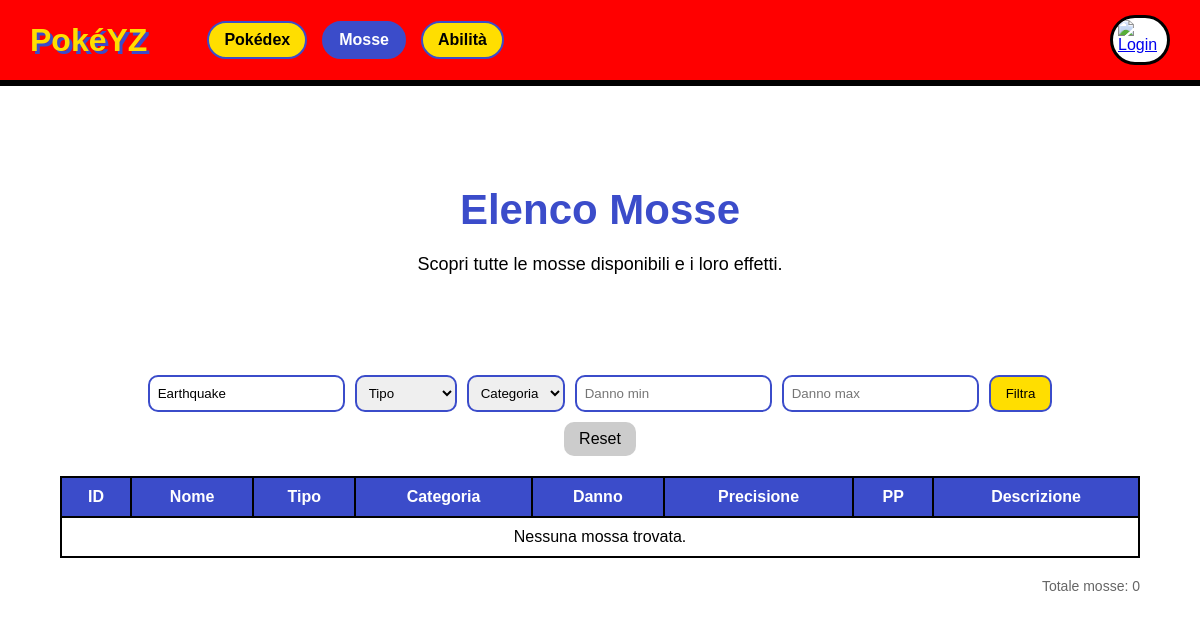
The app's page /mosse.php?nome=Earthquake, older data.
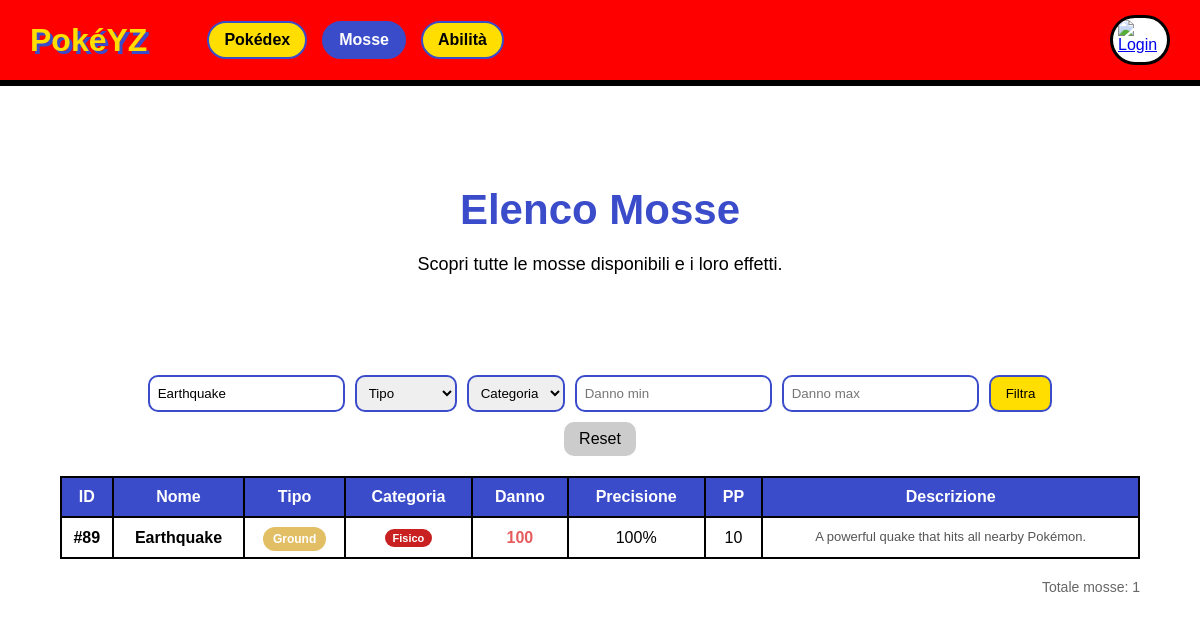
The same page, newer data.
### tables this page shows
CREATE TABLE `mossa` (
  `id_mossa` int(11) NOT NULL,
  `nome` varchar(30) NOT NULL,
  `descrizione` text DEFAULT NULL,
  `danno` int(11) DEFAULT NULL,
  `categoria` varchar(10) NOT NULL,
  `tipo` varchar(15) NOT NULL,
  `accuratezza` int(11) DEFAULT NULL,
  `priorita` int(11) DEFAULT 0,
  `pp` int(11) NOT NULL
);

### mosse.php (the view, shortened to what this page needs)
<?php
$host = "localhost";
$user = "root";
$password = "";
$dbname = "pokeyz_db";
$conn = new mysqli($host, $user, $password, $dbname);
$nomeFiltro = $_GET['nome'] ?? '';
$minDanno = $_GET['min_danno'] ?? '';
$maxDanno = $_GET['max_danno'] ?? '';
$sql = "SELECT * FROM mossa WHERE 1=1";
if (!empty($nomeFiltro)) {
    $nomeFiltro = $conn->real_escape_string($nomeFiltro);
    $sql .= " AND nome LIKE '%$nomeFiltro%'";
}
$sql .= " ORDER BY id_mossa ASC";
$result = $conn->query($sql);
?>
<!DOCTYPE html>
<html lang="it">
<head>
    <link rel="stylesheet" href="style.css">
</head>
<body>
<header>
    <div class="header-left">
        <div class="logo">
            <h1>PokéYZ</h1>
        </div>
        <div class="nav-links">
            <a href="index.php" class="nav-link">Pokédex</a>
            <a href="mosse.php" class="nav-link active">Mosse</a>
            <a href="abilita.php" class="nav-link">Abilità</a>
        </div>
    </div>
    <div class="login-container">
        <a href="login.php" class="login-bar">
            <img src="Login.png" alt="Login">
        </a>
    </div>
</header>
<section class="hero">
    <h2>Elenco Mosse</h2>
    <p>Scopri tutte le mosse disponibili e i loro effetti.</p>
</section>
<section class="pokedex-section">
    <form method="GET" class="filter-box">
        <input type="text" name="nome" placeholder="Cerca mossa..." value="<?= htmlspecialchars($nomeFiltro) ?>">
        <select name="tipo">
            <option value="">Tipo</option>
        </select>
        <select name="categoria">
            <option value="">Categoria</option>
        </select>
        <input type="number" name="min_danno" placeholder="Danno min" min="0" value="<?= htmlspecialchars($minDanno) ?>">
        <input type="number" name="max_danno" placeholder="Danno max" min="0" value="<?= htmlspecialchars($maxDanno) ?>">
        <button type="submit">Filtra</button>
        <a href="mosse.php" class="reset-btn">Reset</a>
    </form>
    <table class="pokedex-table moves-table">
        <tr>
            <th>ID</th>
            <th>Nome</th>
            <th>Tipo</th>
            <th>Categoria</th>
            <th>Danno</th>
            <th>Precisione</th>
            <th>PP</th>
            <th>Descrizione</th>
        </tr>
        <?php
        if ($result->num_rows > 0) {
            while($row = $result->fetch_assoc()) {
                $categoriaClass = '';
                $categoriaTesto = '';
                switch($row['categoria']) {
                    case 'physical':
                        $categoriaClass = 'categoria-physical';
                        $categoriaTesto = 'Fisico';
                        break;
                }
                echo "<tr>";
                echo "<td style='text-align: center; font-weight: bold;'>#" . $row['id_mossa'] . "</td>";
                echo "<td><strong>" . ucfirst($row['nome']) . "</strong></td>";
                echo "<td style='text-align: center;'><span class='type " . strtolower($row['tipo']) . "'>" . ucfirst($row['tipo']) . "</span></td>";
                echo "<td style='text-align: center;'><span class='categoria-badge $categoriaClass'>$categoriaTesto</span></td>";
                echo "<td style='text-align: center;' class='danno-value'>" . ($row['danno'] ?? '—') . "</td>";
                echo "<td style='text-align: center;'>" . ($row['accuratezza'] ?? '—') . "%</td>";
                echo "<td style='text-align: center;'>" . $row['pp'] . "</td>";
                $descrizione = $row['descrizione'] ?? 'Nessuna descrizione disponibile.';
                echo "<td class='descrizione-cell'>" . htmlspecialchars($descrizione) . "</td>";
                echo "</tr>";
            }
        } else {
            echo "<tr><td colspan='8' style='text-align: center;'>Nessuna mossa trovata.</td></tr>";
        }
        ?>
    </table>
    <div style="margin-top: 20px; text-align: right; font-size: 14px; color: #666;">
        Totale mosse: <?= $result->num_rows ?>
    </div>
</section>
</body>
</html>

### style.css (style rules this page uses)
* { margin: 0; padding: 0; box-sizing: border-box; font-family: 'Trebuchet MS', sans-serif; }
header { display: flex; justify-content: space-between; align-items: center; padding: 15px 30px; background-color: #ff0000; border-bottom: 6px solid black; }
.logo h1 { color: #ffde00; font-size: 32px; text-shadow: 3px 3px 0px #3b4cca; }
.login-container { position: relative; }
.login-bar { display: flex; align-items: center; background: linear-gradient(to bottom, #ffffff 50%, #ffffff 50%); border: 3px solid black; border-radius: 50px 50px 50px 50px; overflow: hidden; width: 60px; height: 50px; transition: all 0.4s ease; cursor: pointer; }
.login-bar img { width: 40px; height: 40px; margin-left: 5px; }
.hero { text-align: center; margin-top: 100px; color: black; }
.hero h2 { font-size: 42px; color: #3b4cca; }
.hero p { margin: 20px 0; font-size: 18px; }
.pokedex-table { width: 90%; margin: 40px auto; border-collapse: collapse; background-color: white; }
.pokedex-table th, .pokedex-table td { border: 2px solid black; padding: 10px; text-align: center; }
.type { padding: 5px 10px; border-radius: 15px; color: white; font-weight: bold; font-size: 12px; }
.ground { background-color: #E2BF65; }
.pokedex-section { width: 90%; margin: 60px auto; }
.pokedex-table { width: 100%; border-collapse: collapse; background-color: white; }
.pokedex-table th { background-color: #29292924; }
.filter-box { width: 90%; margin: 20px auto; display: flex; gap: 10px; flex-wrap: wrap; justify-content: center; }
.filter-box input, .filter-box select { padding: 8px; border: 2px solid #3b4cca; border-radius: 10px; }
.filter-box button { padding: 8px 15px; background-color: #ffde00; border: 2px solid #3b4cca; border-radius: 10px; cursor: pointer; }
.reset-btn { padding: 8px 15px; background-color: #ccc; border-radius: 10px; text-decoration: none; color: black; }
body { margin: 0; min-height: 100vh; display: flex; flex-direction: column; background-image: url('All_Pokémon.png'); background-size: cover; background-position: center; background-repeat: no-repeat; }
.pokedex-table { width: 100%; border-collapse: collapse; background-color: white; margin: 20px 0; word-break: break-word; }

### mosse.php (style rules this page uses)
.nav-links { display: flex; gap: 15px; margin-left: 30px; }
.nav-link { padding: 8px 15px; background-color: #ffde00; border: 2px solid #3b4cca; border-radius: 20px; text-decoration: none; color: black; font-weight: bold; }
.nav-link.active { background-color: #3b4cca; color: white; }
header { display: flex; justify-content: space-between; align-items: center; padding: 15px 30px; background-color: #ff0000; border-bottom: 6px solid black; flex-wrap: wrap; }
.header-left { display: flex; align-items: center; gap: 30px; flex-wrap: wrap; }
.categoria-badge { display: inline-block; padding: 3px 8px; border-radius: 12px; font-size: 11px; font-weight: bold; color: white; }
.categoria-physical { background-color: #c92121; }
.danno-value { font-weight: bold; color: #e65c5c; }
.moves-table th { background-color: #3b4cca; color: white; text-align: center; }
.moves-table td { vertical-align: middle; padding: 10px 5px; }
.descrizione-cell { font-size: 13px; color: #555; max-width: 300px; line-height: 1.4; }

Row changes from the older to the newer data that the page shows:
added mossa: id_mossa "89", nome "Earthquake", tipo "Ground", categoria "Fisico", danno "100", accuratezza "100", pp "10", descrizione "A powerful quake that hits all nearby Pokémon."
Text that changed along with them:
$result->num_rows: "0" → "1"
text no longer shown: "Nessuna mossa trovata."
